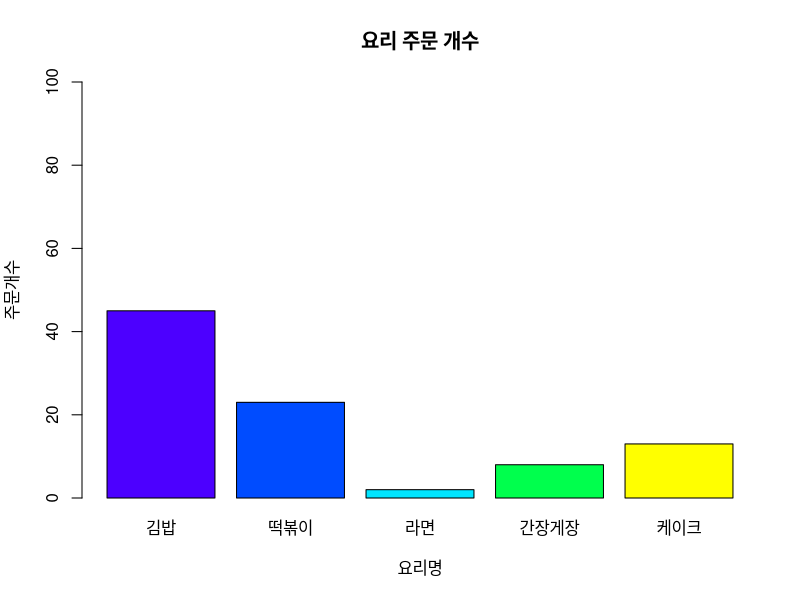

The R source for this figure:
##########################################
# 과목명 : 데이터 애널리틱스
# 과제명 : 1 - 데이터구조 파악
# 이름 : 이주영
# 학번 : 2016111540
# 학과 : 경영학부                        
##########################################


# 1번, 2번 문제
요리명 <- c("김밥", "떡볶이", "라면", "간장게장", "케이크")
주재료 <- c("김", "떡", "면", "게", "케익시트")
부재료1 <- c("계란", "고추장", "파", "간장", "생크림")
부재료2 <- c("단무지", "어묵", "양파", "고추", "딸기")
주문개수 <- c(45, 23, 2, 8, 13)
난이도 <- factor(c("HIGH", "LOW", "HIGH", "LOW", "HIGH"),
                 levels = c("HIGH", "LOW"))
주문확인 <- c(FALSE, TRUE, TRUE, FALSE, TRUE)

HW1 <- data.frame(요리명,
                  주재료,
                  부재료1,
                  부재료2,
                  주문개수,
                  난이도,
                  주문확인,
                  stringsAsFactors = FALSE)

View(HW1)

# 3번 문제
View(HW1[c(1,5), c(6,1)])

# 4번 문제
barplot(HW1$주문개수,
        main = "요리 주문 개수",
        names.arg = HW1$요리명,
        ylab = "주문개수",
        xlab = "요리명",
        col = topo.colors(5),
        ylim = c(0,100))
